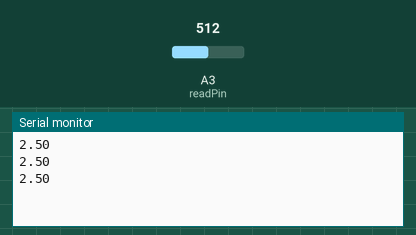
This sketch was run on a simulated Arduino Uno, built with avr-gcc and run on an emulated ATmega328P. Shown: the last lines printed to the serial monitor. Inputs (shaded band) come from the test bench; at power-on: A3 (readPin) = 512.

Above: at 1.3 s.
1.4 s: A3 (readPin) set to 716
At 1.9 s:
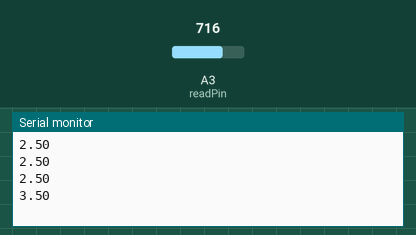
2.9 s: A3 (readPin) set to 900
At 3.4 s:
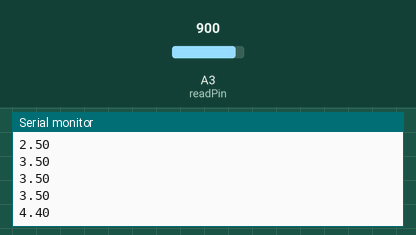
Timing chart, 0 to 5.9 s (numbered marks = the images above; inputs shaded):
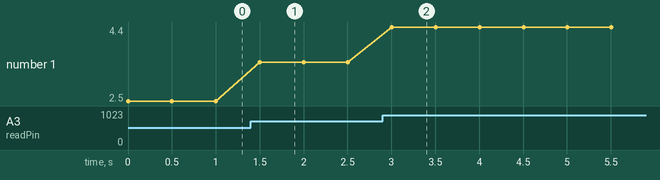

Measured:
- after the input at 1.4 s, the serial monitor: prints a new line after 0.10 s (image 1)
- after the input at 2.9 s, the serial monitor: prints a new line after 0.10 s (image 2)
- plotted number 1: 2.5 → 3.5 after the input at 1.4 s, 3.5 → 4.4 after the input at 2.9 s

The sketch:

AnalogVolt_AnalogRead.ino
```cpp
int readPin = A3;
int readVal;
float V2 = 0;
int delayTime = 500;

void setup() {
  // put your setup code here, to run once:

pinMode(readPin, INPUT);
Serial.begin(9600);

}

void loop() {
  // put your main code here, to run repeatedly:
  readVal = analogRead(readPin);
  V2 = (5./1023.)*(readVal);
  Serial.println(V2);
  delay(delayTime);

}
```
